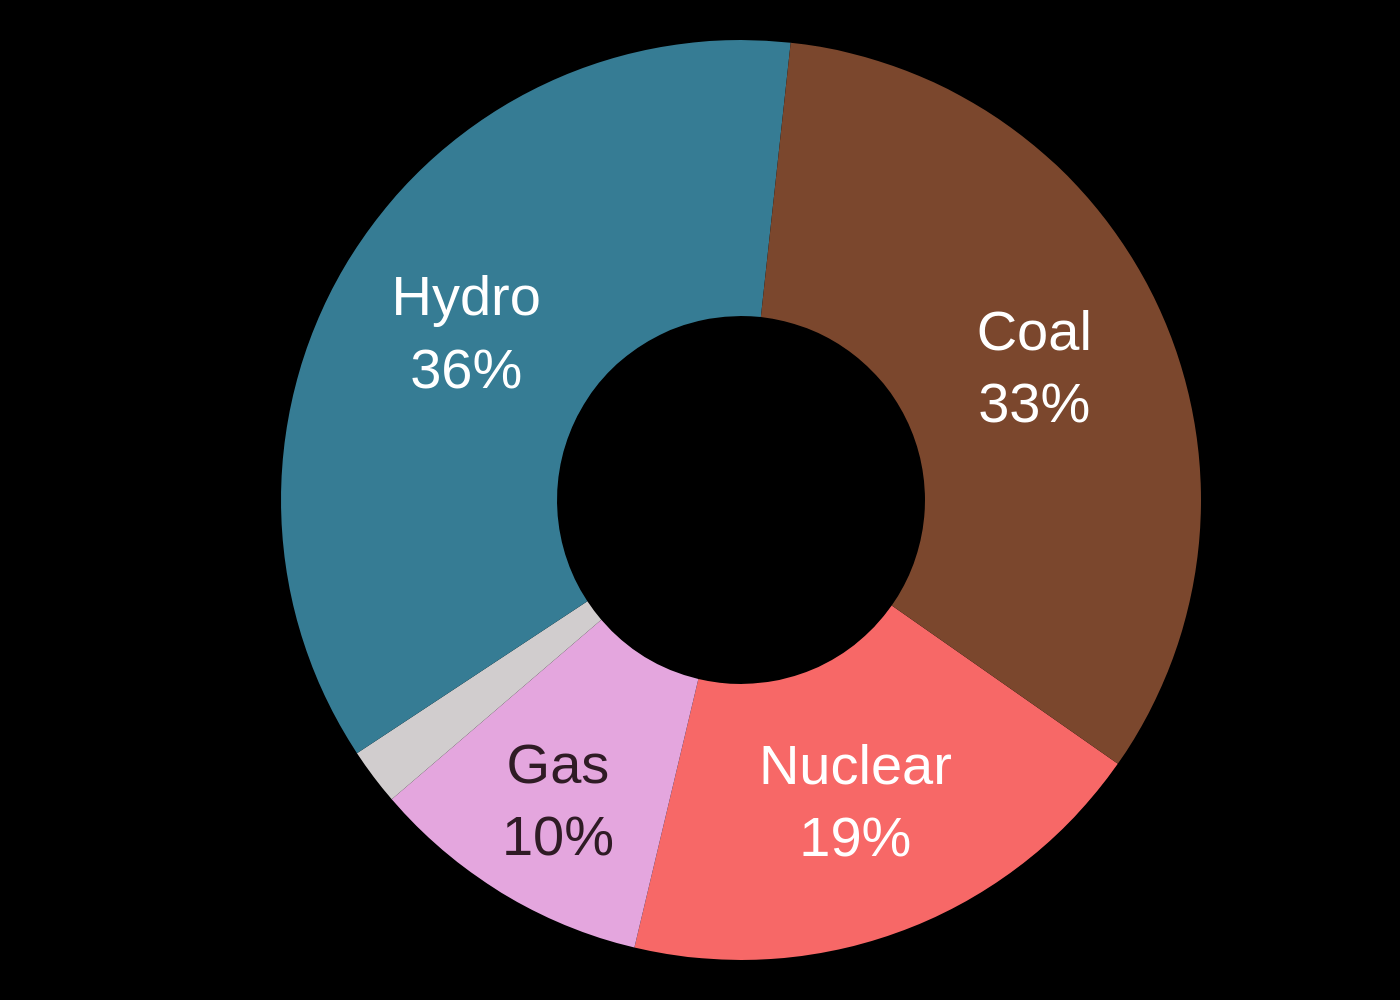

This chart was generated by the following Python code:
import sys
import json
import plotly.graph_objects as go
from pathlib import Path

# Check for command-line argument
if len(sys.argv) != 2:
    print("Usage: python script.py <path_to_json_file>")
    sys.exit(1)

# Get file path from command-line argument
json_path = Path(sys.argv[1])
if not json_path.is_file():
    print(f"Error: File not found at {json_path}")
    sys.exit(1)

# Read data from the JSON file
with open(json_path, 'r', encoding='utf-8') as f:
    chart_data = json.load(f)

# --- Prepare data for Plotly ---
data = chart_data['chart_data']
texts = chart_data['texts']
colors = chart_data['colors']

labels = [item['label'] for item in data]
values = [item['value'] for item in data]

# --- Create the chart ---
fig = go.Figure()

fig.add_trace(go.Pie(
    labels=labels,
    values=values,
    hole=0.4,
    marker=dict(colors=colors['slices']),
    text=texts['data_labels'],
    textinfo='text',
    textfont=dict(
        family="Arial",
        size=28,
        color=colors['text']
    ),
    hoverinfo='skip',
    sort=False,
    direction='clockwise',
    rotation=125
))

# --- Update layout ---
fig.update_layout(
    showlegend=False,
    paper_bgcolor='black',
    plot_bgcolor='black',
    margin=dict(t=20, b=20, l=20, r=20),
    font=dict(
        family="Arial"
    )
)

# --- Output the image ---
output_filename = json_path.stem + ".png"
fig.write_image(output_filename, scale=2)

print(f"Chart saved as {output_filename}")
